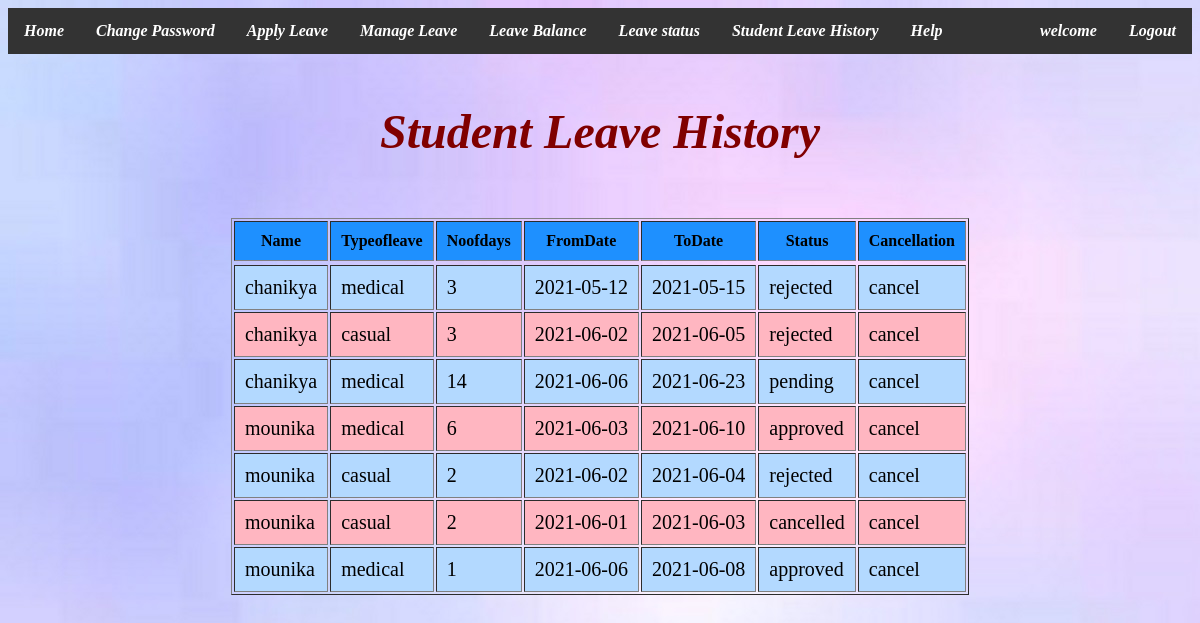
The page /leavehistory1.php on the database its author committed.
### tables this page shows
CREATE TABLE `leavetable` (
  `Name` varchar(20) NOT NULL,
  `Typeofleave` varchar(20) NOT NULL,
  `Noofdays` int(11) NOT NULL,
  `Fromdate` date NOT NULL,
  `Todate` date NOT NULL,
  `Status` varchar(15) NOT NULL,
  `Cancellation` varchar(10) NOT NULL,
  `Leaveid` int(11) NOT NULL
);

### leavehistory1.php (the view, shortened to what this page needs)
<html>
<head>
	<link href="sty.css" rel="stylesheet" type="text/css" />
</head>
<body  style="background-image:url(im6.jpg)";>
<i>
<b>
<ul>
  <li><a href="new1.html">Home</a></li>
  <li><a href="changepass2.php">Change Password</a></li>
  <li><a href="applyleave1.php">Apply Leave</a></li>
  <li><a href="manage.php">Manage Leave</a></li>
  <li><a href="leavebal1.php">Leave Balance</a></li>
  <li><a href="leavestatus1.php">Leave status</a></li>
  <li><a href="leavehistory1.php">Student Leave History</a></li>
  <li><a href="help1.php">Help</a></li>
  <li style="float:right"><a href="new1.html">Logout</a></li>
   <li style="float:right"><a href="new.html"><?php session_start(); echo "welcome  ".$_SESSION['name']."";?></a></li>
</ul>
</b>
</i>
	<center>
	<br><font color="#800000" size="5vm">
 <h1><i>Student Leave History</i></h1>
<?php
$con = mysqli_connect('localhost','root','') or die(mysqli_error());
 mysqli_select_db($con,'anu') or die(mysqli_error());
 $query="select * from leavetable";
 $result=mysqli_query($con,$query) or die("query failed".mysqli_error());
echo "<table border='1' cellpadding='10'>";
 echo "<tr>";
 echo "<th>Name</th><th>Typeofleave</th><th>Noofdays</th><th>FromDate</th><th>ToDate</th><th>Status</th><th>Cancellation</th>";
 echo "<tr>";
  while($res=mysqli_fetch_array($result,MYSQLI_ASSOC))
 {
	echo "<tr>";
	echo "<td>".$res['Name']."</td><td>".$res['Typeofleave']."</td><td>".$res['Noofdays']."</td><td>".$res['Fromdate']."</td><td>".$res['Todate']."</td><td>".$res['Status']."</td><td>".$res['Cancellation']."</td>";
	echo "</tr>";
 }
?>
</body>
</html>

### leavehistory1.php (style rules this page uses)
ul { list-style-type: none; margin: 0; padding: 0; overflow: hidden; background-color: #333; }
li { float: left; }
li a { display: block; color: white; text-align: center; padding: 14px 16px; text-decoration: none; }
tbody td { font-size:20px; }
tbody th { background-color:#1e90ff; }
tbody tr:nth-child(odd) td { background-color:#b3d9ff; }
tbody tr:nth-child(even) td { background-color:#ffb6c1; }

### rows shown on the page
leavetable: Name "chanikya", Typeofleave "medical", Noofdays "3", Fromdate "2021-05-12", Todate "2021-05-15", Status "rejected", Cancellation "cancel"
leavetable: Name "chanikya", Typeofleave "casual", Noofdays "3", Fromdate "2021-06-02", Todate "2021-06-05", Status "rejected", Cancellation "cancel"
leavetable: Name "chanikya", Typeofleave "medical", Noofdays "14", Fromdate "2021-06-06", Todate "2021-06-23", Status "pending", Cancellation "cancel"
leavetable: Name "mounika", Typeofleave "medical", Noofdays "6", Fromdate "2021-06-03", Todate "2021-06-10", Status "approved", Cancellation "cancel"
leavetable: Name "mounika", Typeofleave "casual", Noofdays "2", Fromdate "2021-06-02", Todate "2021-06-04", Status "rejected", Cancellation "cancel"
leavetable: Name "mounika", Typeofleave "casual", Noofdays "2", Fromdate "2021-06-01", Todate "2021-06-03", Status "cancelled", Cancellation "cancel"
leavetable: Name "mounika", Typeofleave "medical", Noofdays "1", Fromdate "2021-06-06", Todate "2021-06-08", Status "approved", Cancellation "cancel"
